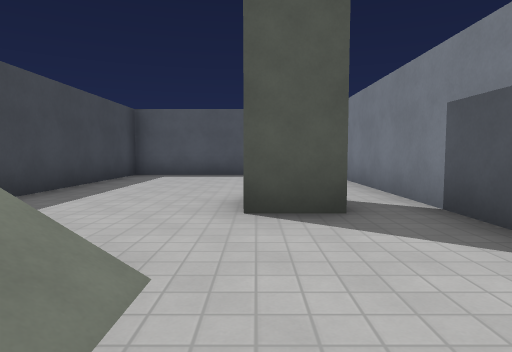
View 1 (above)

17 first-person views from a walk through a 3-D level made in the Godot game engine. The camera is 1.2 m above the floor, tilts 4° down and sees 75° across. The floor is counted in squares, 2 m on a side. Each view is taken from the middle of a square. On the plan, view 1 faces up. The plan holds only what a view shows up to about 10 squares ahead; the rest is blank. The place goes on beyond the plan. Surface patterns are stand-ins for the level's own textures.

View 2
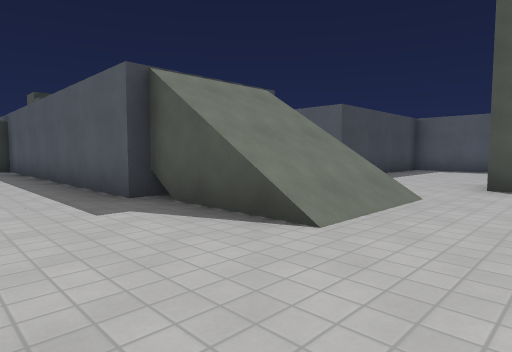

View 3
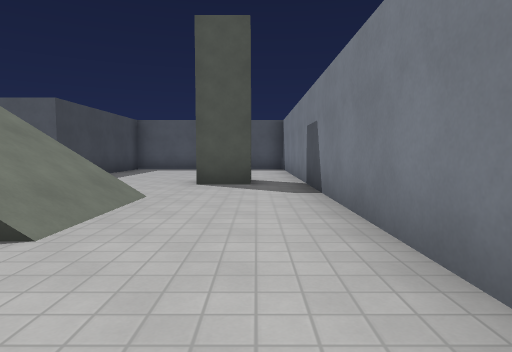

View 4
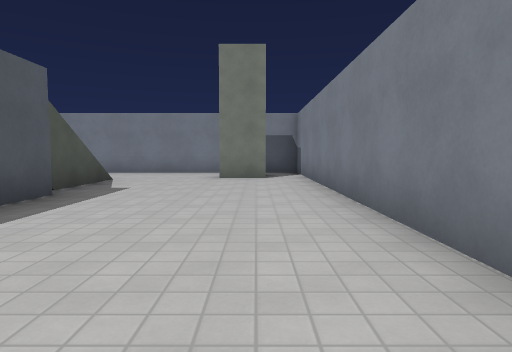

View 5
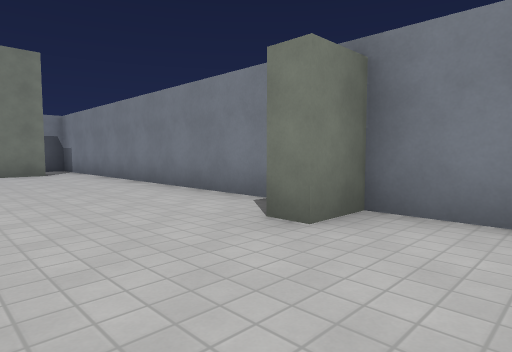

View 6
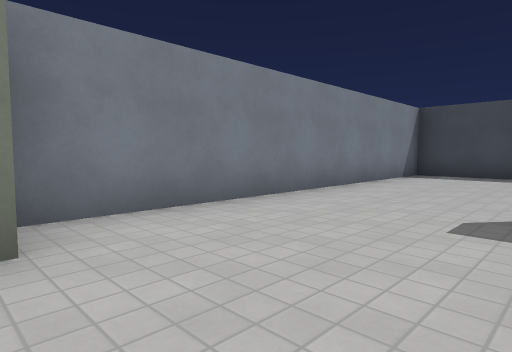

View 7
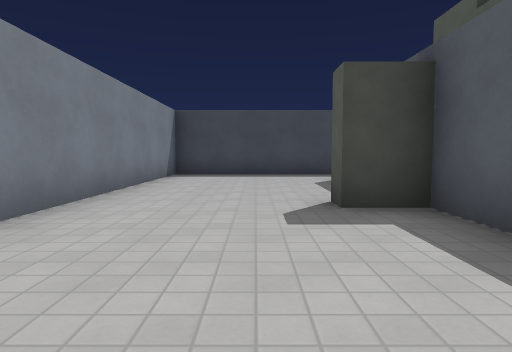

View 8
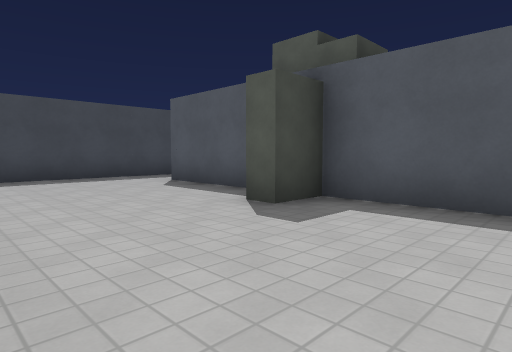

View 9
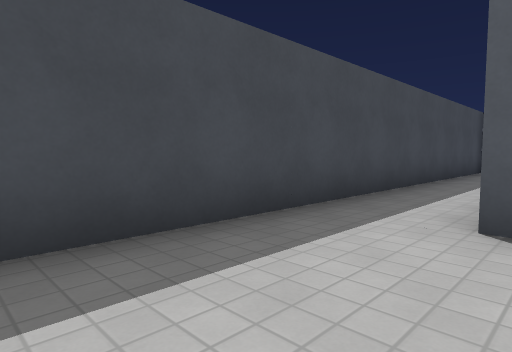

View 10
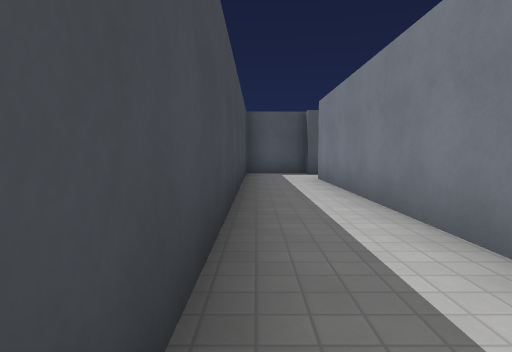

View 11
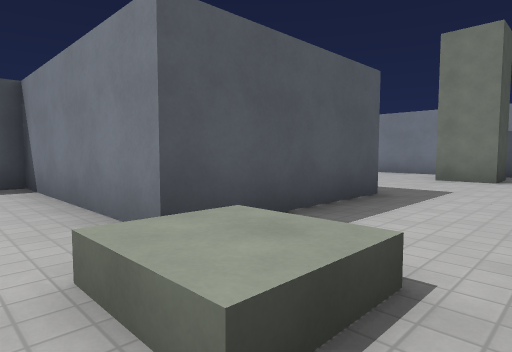

View 12
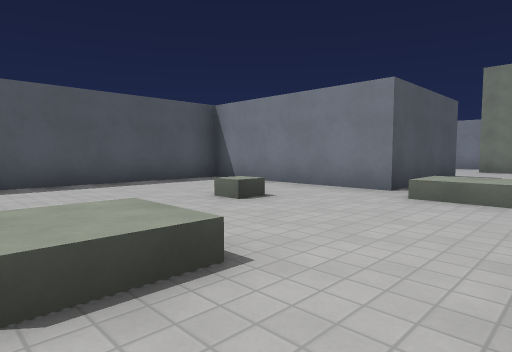

View 13
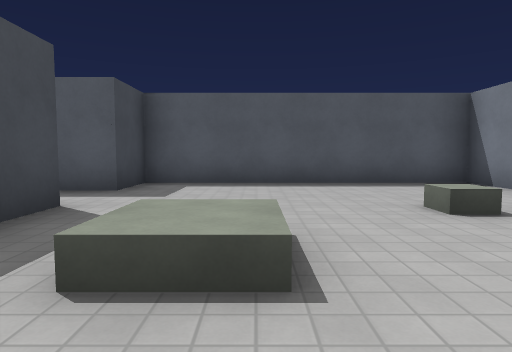

View 14
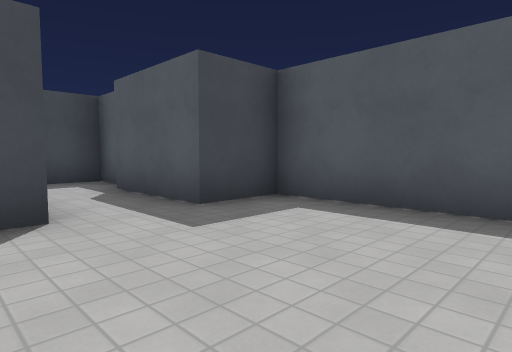

View 15
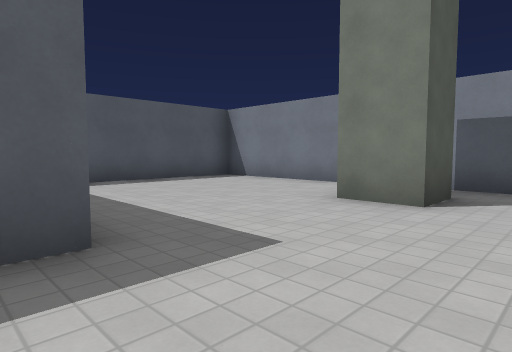

View 16
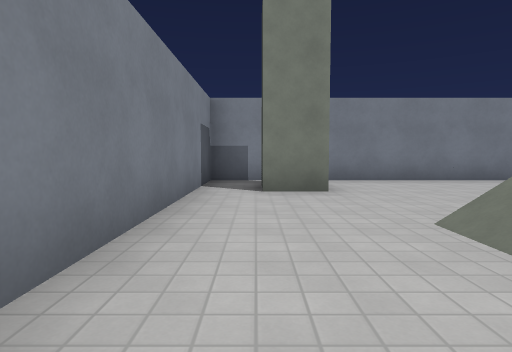

View 17
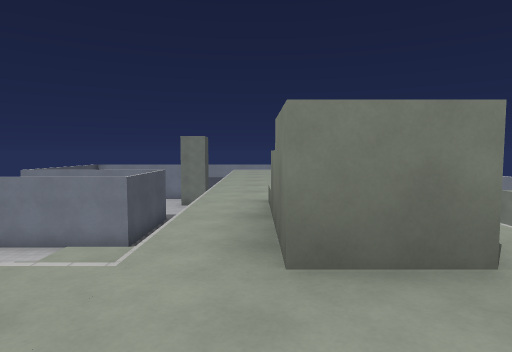

### Floor plan
Key: @ floor where view 1 was taken; # wall or solid block; x gap in a wall; . main floor; : floor 0.5 m higher than the main floor; + floor 3.5 m higher than the main floor; / step, stairs or slope; ^ raised ledge.
Columns run from 18 left of view 1 to 2 right of it. Each row starts with its distance up from view 1.
  9     ######### #######
  8 #####.......# #.....#
  7 #...........# #.....#
  6 #...........# #.....#
  5 #..  /......###.....#
  4 #..  ///..........#x#
  3 #..   .....:........#
  2 #.. +//////////.....#
  1 #..++++/++++++ ///..#
  0 #.. +#^        ///@.#
 -1 #..///////////////..#
 -2 #.....#.............#
 -3 #...................#
 -4 #.................#x#
 -5 #.........#.........#
 -6 #####################

Positions as (right, up) in squares from view 1, and headings:
1: (0, 0), facing up
2: (1, -3), facing up-left
3: (1, -3), facing up
4: (-8, -4), facing right
5: (-10, -2), facing down-right
6: (-8, -2), facing down-left
7: (-8, -3), facing left
8: (-9, -5), facing up-left
9: (-15, -4), facing up-left
10: (-17, -2), facing up
11: (-8, 2), facing up-right
12: (-12, 2), facing up-right
13: (-11, 2), facing up
14: (-10, 5), facing up-left
15: (-4, 2), facing up-right
16: (1, 2), facing down
17: (-15, 1), facing right
